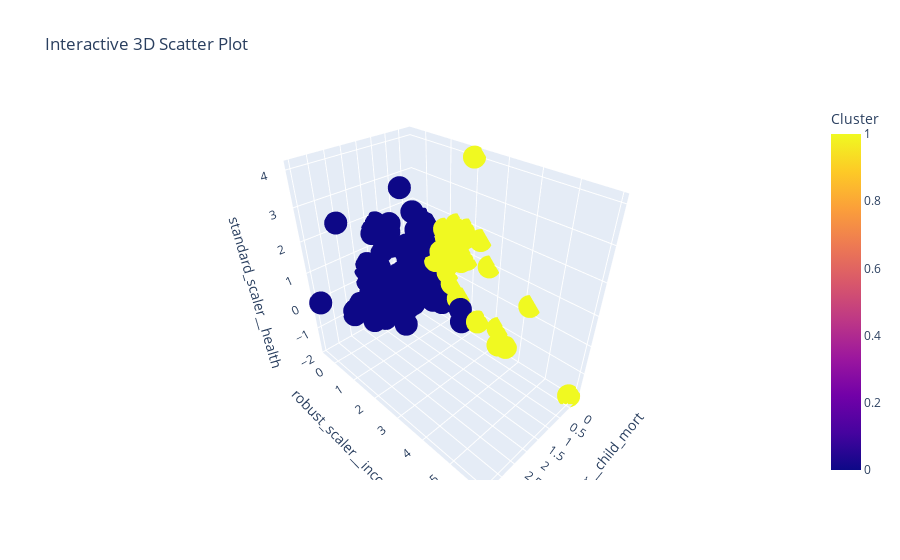

Source (notebook cell):
### Code cell
df_with_labels = df_num_scaled.copy()
df_with_labels['Cluster'] = labels  

fig = px.scatter_3d(
    df_with_labels,
    x='robust_scaler__child_mort',  
    y='robust_scaler__income',      
    z='standard_scaler__health',     
    color='Cluster',
    title='Interactive 3D Scatter Plot'
)
fig.show()

### Figure 1 — Plotly figure (JSON) as saved in the notebook; plotly's stock layout.template omitted (floating-point values rounded to 4 significant figures; data arrays with more than 128 entries replaced by an {"elided": "..."} marker saying what was removed)
{"data": [{"hovertemplate": "robust_scaler__child_mort=%{x}<br>robust_scaler__income=%{y}<br>standard_scaler__health=%{z}<br>Cluster=%{marker.color}<extra></extra>", "legendgroup": "", "marker": {"color": {"elided": "167 int values"}, "coloraxis": "coloraxis", "symbol": "circle"}, "mode": "markers", "name": "", "scene": "scene", "showlegend": false, "type": "scatter3d", "x": {"elided": "167 float values"}, "y": {"elided": "167 float values"}, "z": {"elided": "167 float values"}}], "layout": {"coloraxis": {"colorbar": {"title": {"text": "Cluster"}}, "colorscale": [[0, "#0d0887"], [0.1111, "#46039f"], [0.2222, "#7201a8"], [0.3333, "#9c179e"], [0.4444, "#bd3786"], [0.5556, "#d8576b"], [0.6667, "#ed7953"], [0.7778, "#fb9f3a"], [0.8889, "#fdca26"], [1, "#f0f921"]]}, "legend": {"tracegroupgap": 0}, "scene": {"domain": {"x": [0, 1], "y": [0, 1]}, "xaxis": {"title": {"text": "robust_scaler__child_mort"}}, "yaxis": {"title": {"text": "robust_scaler__income"}}, "zaxis": {"title": {"text": "standard_scaler__health"}}}, "title": {"text": "Interactive 3D Scatter Plot"}}}
